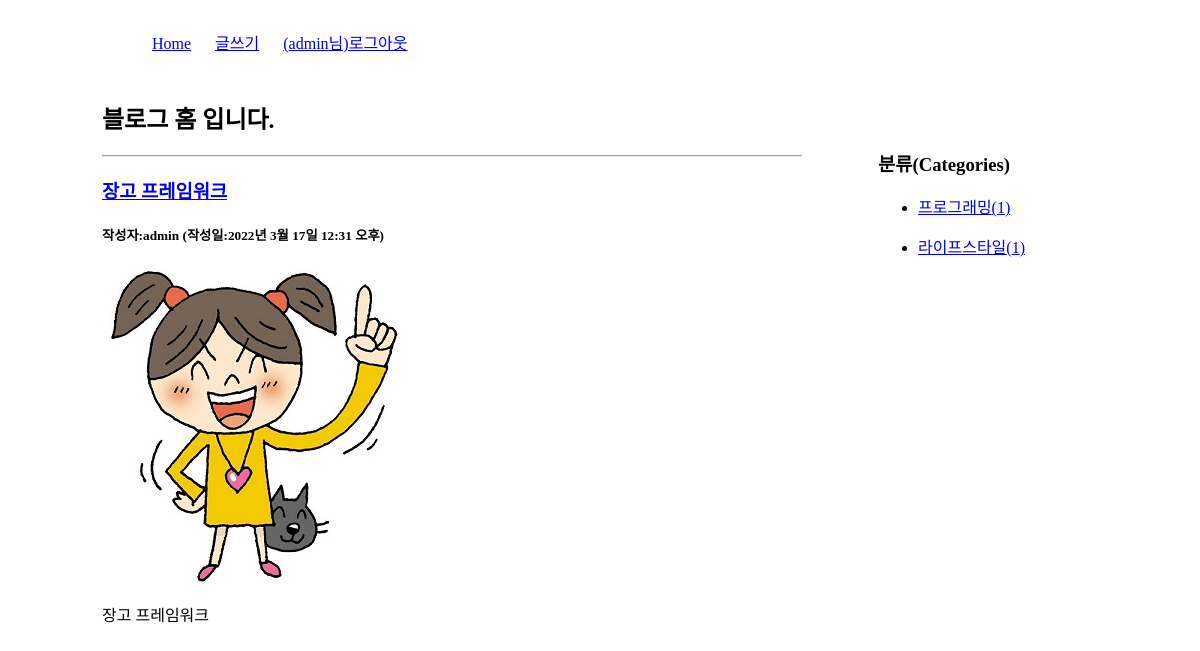
Page /blog/category/프로그래밍 (signed in) on the committed database.
### blog/models.py (models this page shows, shortened)
class Post(models.Model):
    title = models.CharField(max_length=100)
    content = models.TextField()
    pub_date = models.DateTimeField()
    modify_date = models.DateTimeField(null=True, blank=True)
    photo = models.ImageField(upload_to='blog/images/%Y/%m/%d/',
                              null=True, blank=True)
    author = models.ForeignKey(User, on_delete=models.CASCADE)
    category = models.ForeignKey(Category, null=True, blank=True, on_delete=models.SET_NULL)

class Category(models.Model):
    name = models.CharField(max_length=50, unique=True) # 카테고리 이름
    slug = models.SlugField(max_length=200, unique=True, allow_unicode=True) #한글인코딩
    def __str__(self):
        return self.name
    def get_absolute_url(self):
        return "/blog/category/{}".format(self.slug)
    class Meta:
        verbose_name_plural = 'Categories'

### blog/views.py (the view)
# urls.py: path('category/<str:slug>', views.category_page, name='category_page'),
def category_page(request, slug):
    category = Category.objects.get(slug=slug)
    post_list = Post.objects.filter(category=category)
    categories = Category.objects.all()
    context = {
        'category':category,
        'post_list':post_list,
        'categories':categories
    }
    return render(request, 'blog/post_list.html', context)

### templates/blog/post_list.html (shortened to what this page needs)
<!DOCTYPE html>
<html lang="en">
{% load static %}
<head>
    <link rel="stylesheet" href="{% static 'blog/css/style.css' %}">
</head>
<body>
    <div id="container">
        {% include 'navbar.html' %}
        <section id="list">
            <h1>블로그 홈 입니다.</h1>
            {% if post_list %}
                {% for post in post_list %}
                    <hr>
                    <h3><a href="{% url 'blog:detail' post.id %}"> {{ post.title }}</a></h3>
                    <h5>작성자:{{ post.author }} (작성일:{{ post.pub_date }})</h5>
                    {% if post.photo %}
                    <img src="{{ post.photo.url }}">
                    {% endif %}
                    <p>{{ post.content | linebreaks }}</p>
                {% endfor %}
            {% else %}
            <p>포스트가 없습니다.</p>
            {% endif %}
        </section>
         <aside>
            <h3>분류(Categories)</h3>
            <div>
               {% for category in categories %}
                 <ul>
                    <li>
                        <a href="{{ category.get_absolute_url }}">
                            {{ category }}({{ category.post_set.count }})</a>
                    </li>
                 </ul>
                {% endfor %}
            </div>
        </aside>
    </div>
</body>
</html>

### templates/navbar.html
    <header>
            <nav>
                <ul>
                  <li><a href="{% url 'blog:index' %}">Home</a></li>
                  <li><a href="{% url 'blog:post_create' %}">글쓰기</a></li>
                  {% if user.is_authenticated %}
                    <li><a href="{% url 'common:logout' %}">({{ user.username }}님)로그아웃</a></li>
                  {% else %}
                    <li><a href="{% url 'common:login' %}">로그인</a></li>
                  {% endif %}
                </ul>
            </nav>
    </header>

### static/blog/css/style.css (style rules this page uses)
#container { width: 996px; margin:20px auto; }
nav ul { list-style: none; }
nav ul li { display: inline-block; margin: 10px; }
#list, #detail { width: 700px; float:left; }
aside { width:200px; float:right; margin:50px 20px 0 0 }

### rows in the picture
Post: title "장고 프레임워크", author "admin", pub_date "2022년 3월 17일 12:31 오후", photo (picture), content "장고 프레임워크"
Category: name "프로그래밍", post_set.count "1"
Category: name "라이프스타일", post_set.count "1"

### other values in the picture
{{ user.username }} "admin"
